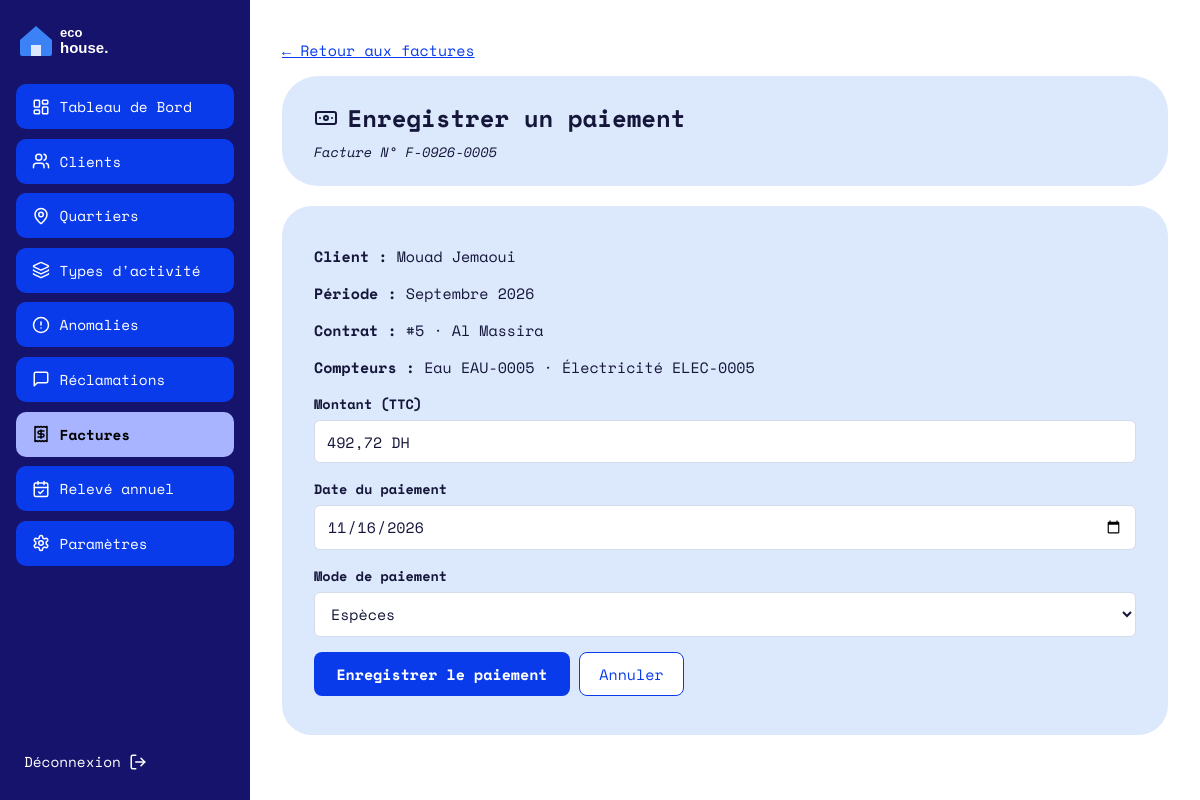
Screenshot of /Paiement/add/5 (signed in) with the database file from the repository.
### tables this page shows
CREATE TABLE `facture` (
  `id` int(11) NOT NULL,
  `numero` varchar(30) NOT NULL,
  `id_client` int(11) NOT NULL,
  `id_consommation` int(11) NOT NULL,
  `date_facture` date NOT NULL,
  `periode` varchar(20) NOT NULL,
  `conso_eau` decimal(10,2) DEFAULT NULL,
  `conso_elec` decimal(10,2) DEFAULT NULL,
  `montant_ht` decimal(10,2) DEFAULT NULL,
  `tva` decimal(10,2) DEFAULT NULL,
  `montant_ttc` decimal(10,2) DEFAULT NULL,
  `statut` enum('impayee','payee') DEFAULT 'impayee'
);

CREATE TABLE `client` (
  `id` int(11) NOT NULL,
  `nom` varchar(100) NOT NULL,
  `prenom` varchar(100) NOT NULL,
  `adresse` varchar(255) DEFAULT NULL,
  `telephone` varchar(20) DEFAULT NULL,
  `email` varchar(150) NOT NULL,
  `mot_de_passe` varchar(255) NOT NULL,
  `date_creation` datetime DEFAULT current_timestamp()
);

CREATE TABLE `consommation` (
  `id` int(11) NOT NULL,
  `id_client` int(11) NOT NULL,
  `mois` tinyint(4) NOT NULL,
  `annee` smallint(6) NOT NULL,
  `index_eau` decimal(10,2) NOT NULL,
  `index_elec` decimal(10,2) NOT NULL,
  `photo_eau` varchar(255) DEFAULT NULL,
  `photo_elec` varchar(255) DEFAULT NULL,
  `date_saisie` datetime DEFAULT current_timestamp(),
  `statut` enum('normale','anomalie','corrigee') DEFAULT 'normale',
  CONSTRAINT `chk_mois` CHECK (`mois` BETWEEN 1 AND 12)
);

CREATE TABLE `contrat` (
  `id` int(11) NOT NULL AUTO_INCREMENT,
  `id_client` int(11) NOT NULL,
  `id_quartier` int(11) NOT NULL,
  `num_compteur_eau` varchar(50) DEFAULT NULL,
  `num_compteur_elec` varchar(50) DEFAULT NULL,
  `index_initial_eau` decimal(10,2) NOT NULL DEFAULT 0.00,
  `index_initial_elec` decimal(10,2) NOT NULL DEFAULT 0.00,
  `date_debut` date NOT NULL DEFAULT curdate(),
  `date_fin` date DEFAULT NULL,
  `statut` enum('actif','resilie') NOT NULL DEFAULT 'actif',
  PRIMARY KEY (`id`),
  UNIQUE KEY `num_compteur_eau` (`num_compteur_eau`),
  UNIQUE KEY `num_compteur_elec` (`num_compteur_elec`),
  KEY `id_client` (`id_client`),
  KEY `id_quartier` (`id_quartier`),
   
  CONSTRAINT `contrat_ibfk_1` FOREIGN KEY (`id_client`) REFERENCES `client` (`id`),
  CONSTRAINT `contrat_ibfk_2` FOREIGN KEY (`id_quartier`) REFERENCES `quartier` (`id`)
);

CREATE TABLE `quartier` (
  `id` int(11) NOT NULL AUTO_INCREMENT,
  `nom` varchar(100) NOT NULL,
  `id_type_activite` int(11) NOT NULL,
  PRIMARY KEY (`id`),
  UNIQUE KEY `nom` (`nom`),
  KEY `id_type_activite` (`id_type_activite`),
  CONSTRAINT `quartier_ibfk_1` FOREIGN KEY (`id_type_activite`) REFERENCES `type_activite` (`id`)
);

### Traitement/Paiement.php (called while the page is built, shortened)
<?php
function paiementAdd(int $id): void
{
    $facture = bdFactureOne($id);
    $modes   = ['especes' => 'Espèces', 'carte' => 'Carte', 'virement' => 'Virement'];
    $date    = date('Y-m-d');
    $mode    = 'especes';
    $erreurs = [];
    afficherVue('paiement/form_add.php', [
        'titre'   => 'Enregistrer un paiement',
        'facture' => $facture,
        'modes'   => $modes,
        'date'    => $date,
        'mode'    => $mode,
        'erreurs' => $erreurs,
    ]);
}

### index.php (called while the page is built, shortened)
<?php
require_once __DIR__ . '/BD/Connexion.php';
require_once __DIR__ . '/Traitement/Auth.php';
$url      = trim((string) ($_GET['url'] ?? ''), '/');
$segments = $url === '' ? ['Auth', 'login'] : explode('/', $url);
$entite = ucfirst(strtolower($segments[0]));
$action = strtolower($segments[1] ?? '');
$param  = $segments[2] ?? null;
$fonction = (PREFIXES[$entite] ?? strtolower($entite)) . ucfirst($action);
$rf   = new ReflectionFunction($fonction);
$args = [];
if ($rf->getNumberOfParameters() >= 1) {
    $type = $rf->getParameters()[0]->getType();
    if ($type instanceof ReflectionNamedType && $type->getName() === 'int') {
        $args[] = (int) $param;
    } elseif ($param !== null) {
        $args[] = preg_match('/^[a-z0-9_-]+$/i', $param) ? $param : '';
    }
} elseif ($param !== null) {
    afficher404();
}
$fonction(...$args);

### BD/Connexion.php (called while the page is built, shortened)
<?php
function getConnexion(): PDO
{
    static $pdo = null;
    $hote = 'localhost';
    $base = 'gestion_factures';
    $user = 'root';
    $mdp  = '';
    try {
        $pdo = new PDO("mysql:host=$hote;dbname=$base;charset=utf8mb4", $user, $mdp, [
            PDO::ATTR_ERRMODE            => PDO::ERRMODE_EXCEPTION,
            PDO::ATTR_DEFAULT_FETCH_MODE => PDO::FETCH_ASSOC,
            PDO::ATTR_EMULATE_PREPARES   => false,
        ]);
    } catch (PDOException $e) {
        http_response_code(500);
        exit('Connexion à la base impossible : MySQL est-il démarré et la base gestion_factures importée ?');
    }
    return $pdo;
}

### BD/Facture.php (called while the page is built, shortened)
<?php
function bdFactureOne(int $id): array
{
    $st = getConnexion()->prepare(
        "SELECT f.*,
                c.nom, c.prenom, c.adresse,
                ct.num_compteur_eau, ct.num_compteur_elec, ct.id AS contrat_numero,
                q.nom AS quartier, t.nom AS type_activite,
                co.mois, co.annee, co.index_eau, co.index_elec, co.photo_eau, co.photo_elec
         FROM facture f
         JOIN client c        ON c.id  = f.id_client
         JOIN consommation co ON co.id = f.id_consommation
         LEFT JOIN contrat ct ON ct.id = f.id_contrat
         LEFT JOIN quartier q ON q.id = ct.id_quartier
         LEFT JOIN type_activite t ON t.id = q.id_type_activite
         WHERE f.id = :id");
    $st->execute([':id' => $id]);
    $row = $st->fetch();
    return $row ?: [];
}

### IHM/paiement/form_add.php (the view, shortened to what this page needs)
<?php
$e        = fn($x) => htmlspecialchars((string) $x, ENT_QUOTES, 'UTF-8');
$moisNoms = ['Janvier','Février','Mars','Avril','Mai','Juin','Juillet','Août','Septembre','Octobre','Novembre','Décembre'];
$dh       = fn($x) => number_format((float) $x, 2, ',', ' ') . ' DH';
$f        = $facture;
?>
<p><a href="<?= BASE_URL ?>Facture/admin">← Retour aux factures</a></p>
<header class="carte carte-titre">
  <div>
    <h1><i data-lucide="banknote"></i> Enregistrer un paiement</h1>
    <p class="sous-titre">Facture N° <?= $e($f['numero']) ?></p>
  </div>
</header>
<section class="carte">
  <p><strong>Client :</strong> <?= $e($f['prenom'] . ' ' . $f['nom']) ?></p>
  <p><strong>Période :</strong> <?= $moisNoms[(int) $f['mois'] - 1] . ' ' . (int) $f['annee'] ?></p>
  <?php if (!empty($f['contrat_numero'])): ?>
    <p><strong>Contrat :</strong> #<?= (int) $f['contrat_numero'] ?> · <?= $e($f['quartier'] ?? '') ?></p>
    <p><strong>Compteurs :</strong> Eau <?= $e($f['num_compteur_eau'] ?: '—') ?> · Électricité <?= $e($f['num_compteur_elec'] ?: '—') ?></p>
  <?php else: ?>
    <p><strong>Contrat :</strong> Ancien relevé</p>
  <?php endif; ?>
  <form class="formulaire" method="post" action="<?= BASE_URL ?>Paiement/add/<?= (int) $f['id'] ?>">
    <label for="montant">Montant (TTC)</label>
    <input type="text" id="montant" value="<?= $dh($f['montant_ttc']) ?>" readonly>
    <label for="date_paiement">Date du paiement</label>
    <input type="date" id="date_paiement" name="date_paiement" value="<?= $e($date) ?>" max="<?= date('Y-m-d') ?>" required>
    <label for="mode">Mode de paiement</label>
    <select id="mode" name="mode">
      <?php foreach ($modes as $valeur => $libelle): ?>
        <option value="<?= $valeur ?>" <?= $mode === $valeur ? 'selected' : '' ?>><?= $libelle ?></option>
      <?php endforeach; ?>
    </select>
    <p>
      <button type="submit" class="btn-principal">Enregistrer le paiement</button>
      <a class="btn-secondaire" href="<?= BASE_URL ?>Facture/admin">Annuler</a>
    </p>
  </form>
</section>

### assets/css/style.css (style rules this page uses)
:root { --marine:#15136B; --bleu:#0A3BEB; --bleu-clair:#A8B4FF; --carte:#DCE8FB; --cercle:#5B6CF5; --bordure:#D5DBE8; --filet:#8B93AA; --texte:#14163A; }
* { box-sizing:border-box }
body { margin:0;font-family:"Space Mono",ui-monospace,Consolas,monospace;color:var(--texte);background:#fff;font-size:15px }
h1,h2,h3 { margin:0;font-weight:700 }
a { color:var(--bleu) }
.carte { background:var(--carte);border-radius:30px;padding:1.5rem 2rem;margin-bottom:1.25rem }
.carte-titre { border-radius:36px;display:flex;align-items:center;justify-content:space-between;gap:1rem }
.carte-titre h1 { font-size:1.5rem;display:flex;align-items:center;gap:.6rem }
.sous-titre { margin:.4rem 0 0;font-style:italic;font-size:.85rem }
.btn-principal { display:inline-block;background:var(--bleu);color:#fff;font:inherit;font-weight:700;border:0;border-radius:8px;padding:.7rem 1.4rem;cursor:pointer;text-decoration:none }
.btn-secondaire { display:inline-block;background:#fff;color:var(--bleu);font:inherit;border:1px solid var(--bleu);border-radius:8px;padding:.6rem 1.2rem;cursor:pointer;text-decoration:none }
.formulaire label { display:block;margin:1rem 0 .35rem;font-weight:700;font-size:.85rem }
.champ,.formulaire input:not([type=checkbox]):not([type=radio]):not([type=file]),.formulaire select,.formulaire textarea { width:100%;background:#fff;border:1px solid var(--bordure);border-radius:6px;padding:.6rem .75rem;font:inherit;color:var(--texte) }
.champ::placeholder,.formulaire input::placeholder,.formulaire textarea::placeholder { color:#9aa1b5 }

### rows the page displays
facture: numero "F-0926-0005", id_client.nom "Mouad Jemaoui", id_consommation.mois "Septembre", id_consommation.annee "2026", id_contrat "5", quartier.nom "Al Massira", id_contrat.num_compteur_eau "EAU-0005", id_contrat.num_compteur_elec "ELEC-0005", montant_ttc "492,72 DH"

### other values shown
$libelle "Tableau de Bord"
$libelle "Clients"
$libelle "Quartiers"
$libelle "Types d'activité"
$libelle "Anomalies"
$libelle "Réclamations"
$libelle "Factures"
$libelle "Relevé annuel"
$libelle "Paramètres"
form field mode "Espèces"
